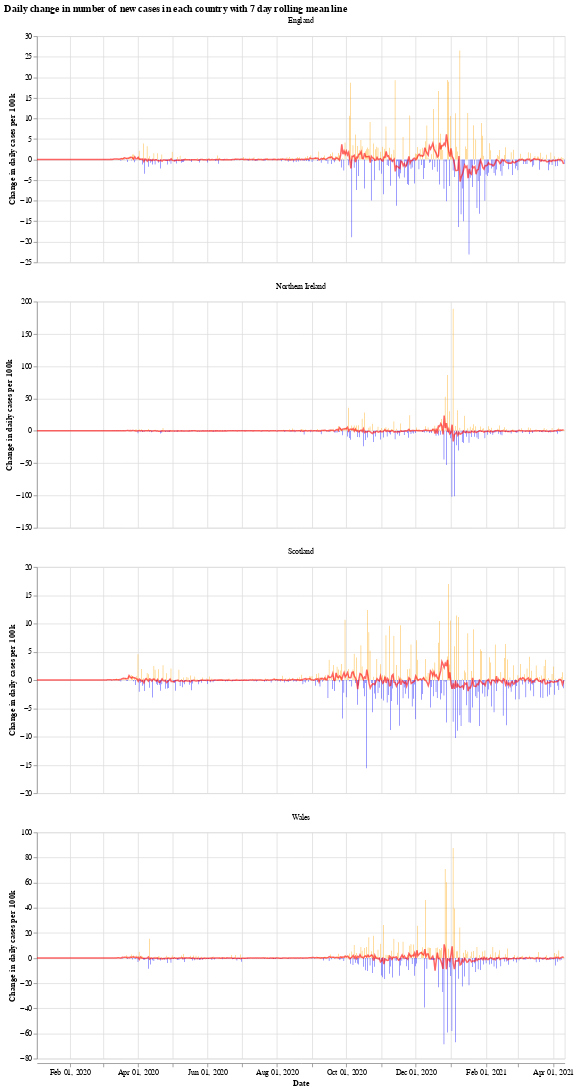

Write notebook code for a chart like this one.
### Markdown cell above
We will use the Python library `Altair` for visualising the data, see the [altair docs](https://altair-viz.github.io/) for more information.

First we have a graph which shows the daily change in the number of new cases for each country. This number jumps up and down all over the place, which is likely due to delay in reporting of new cases over the weekend. Another interesting thing is that it looks like the daily cases in Wales experienced a much shorter period of calm over the summer (calm in the sense of daily cases not jumping up and down).

The orange bars are days when the number of new cases (per 100k population) was more than the previous day, while the blue are days when the number of new cases dropped. The red line is the 7 day moving average. 

When the moving average line is below 0, it means that there is a consistent drop in new cases. We can see this clearly happening around the times that lockdowns were introduced (though, to varying degrees). I will update the graphs soon with a marker of when each lockdown started.

### Code cell
# collapse
import altair as alt

bars = alt.Chart(uk_cases).mark_bar().encode(
    x=alt.X("yearmonthdate(date):T", axis=alt.Axis(title='Date')),
    y=alt.Y("casesChangeRate:Q", axis=alt.Axis(title='Change in daily cases per 100k')),
    tooltip='casesChange',
    color=alt.condition(
        alt.datum.casesChangeRate > 0,
        alt.value("orange"),  # The positive color
        alt.value("blue")  # The negative color
    )
).properties(title='Daily change in number of new cases with 7 day rolling mean',width=700).interactive()

line = alt.Chart(uk_cases).mark_line(
    color='red',
    size=2,
    opacity=0.6
).transform_window(
    rolling_mean='mean(casesChangeRate)',
    frame=[0, 7],
    groupby=['areaName']
).encode(
    x='yearmonthdate(date):T',
    y='rolling_mean:Q'
)

alt.layer(bars, line, data=uk_cases).facet(alt.Column(
    'areaName', title=''), columns=1).resolve_scale(y='independent').properties(title='Daily change in number of new cases in each country with 7 day rolling mean line')

### Figure 1 — Vega-Lite specification as saved in the notebook (floating-point values rounded to 4 significant figures; data arrays with more than 128 entries replaced by an {"elided": "..."} marker saying what was removed)
{"config": {"view": {"continuousWidth": 400, "continuousHeight": 300}}, "data": {"name": "data-bfc4c7314bc867f5a4f4cc1b943fe30e"}, "facet": {"type": "nominal", "field": "areaName", "title": ""}, "spec": {"layer": [{"mark": "bar", "encoding": {"color": {"condition": {"value": "orange", "test": "(datum.casesChangeRate > 0)"}, "value": "blue"}, "tooltip": {"type": "quantitative", "field": "casesChange"}, "x": {"type": "temporal", "axis": {"title": "Date"}, "field": "date", "timeUnit": "yearmonthdate"}, "y": {"type": "quantitative", "axis": {"title": "Change in daily cases per 100k"}, "field": "casesChangeRate"}}, "selection": {"selector001": {"type": "interval", "bind": "scales", "encodings": ["x", "y"]}}, "title": "Daily change in number of new cases with 7 day rolling mean", "width": 700}, {"mark": {"type": "line", "color": "red", "opacity": 0.6, "size": 2}, "encoding": {"x": {"type": "temporal", "field": "date", "timeUnit": "yearmonthdate"}, "y": {"type": "quantitative", "field": "rolling_mean"}}, "transform": [{"window": [{"op": "mean", "field": "casesChangeRate", "as": "rolling_mean"}], "frame": [0, 7], "groupby": ["areaName"]}]}]}, "columns": 1, "resolve": {"scale": {"y": "independent"}}, "title": "Daily change in number of new cases in each country with 7 day rolling mean line", "$schema": "https://vega.github.io/schema/vega-lite/v4.8.1.json", "datasets": {"data-bfc4c7314bc867f5a4f4cc1b943fe30e": {"elided": "1856 records"}}}
